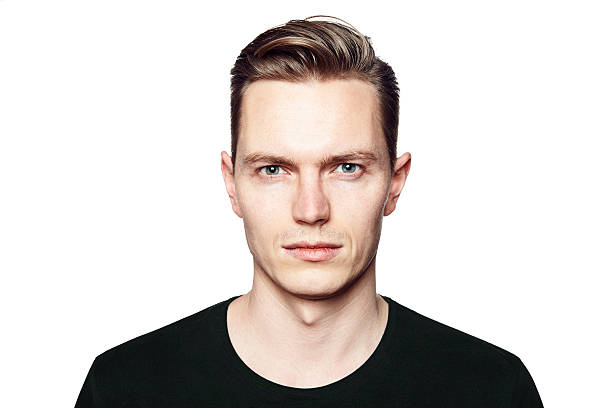
#> input picture photo1.jpg, 612 x 408 px
$ python main.py
#> lines starting #> are read from the running program, lines starting #| are printed output that depends on the picture
import cv2

face_cascade = cv2.CascadeClassifier('haarcascade_frontalface_default.xml')

image_paths = ['photo1.jpg', 'photo2.jpg']

for image_path in image_paths:
    img = cv2.imread(image_path)
#> img is the input picture: shape (408, 612, 3); mean B, G, R 205.8, 208.8, 214.9

    if img is None:
        print(f"Error: Could not load image {image_path}")
        continue

    height, width = img.shape[:2]
#> height = 408; width = 612
    ratio = width / height
#> ratio = 1.5
    height = 640
    width = height * ratio
#> width = 960
    resized = cv2.resize(img, (int(width), int(height)))

    gray = cv2.cvtColor(resized, cv2.COLOR_BGR2GRAY)
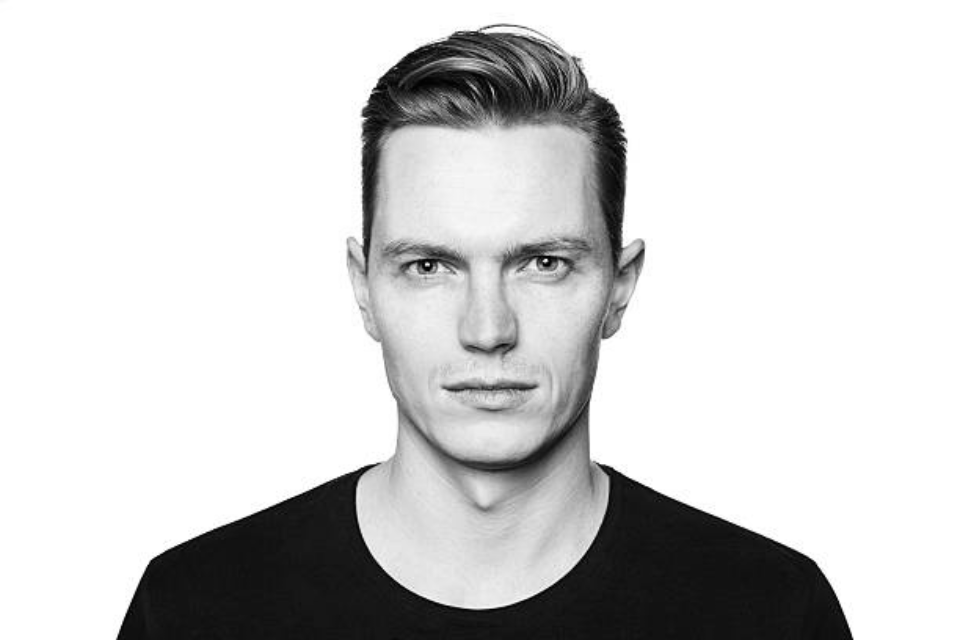
#> gray: shape (640, 960); min 0, max 255, mean 210.3

    #detects
    faces = face_cascade.detectMultiScale(gray, scaleFactor=1.1, minNeighbors=5, minSize=(30, 30))
#> faces = [[331, 141, 317, 317]]

    #draws rectangles around the found faces
    for (x, y, w, h) in faces:
        cv2.rectangle(resized, (x, y), (x+w, y+h), (255, 0, 0), 2)
#> this loop made 1 pass
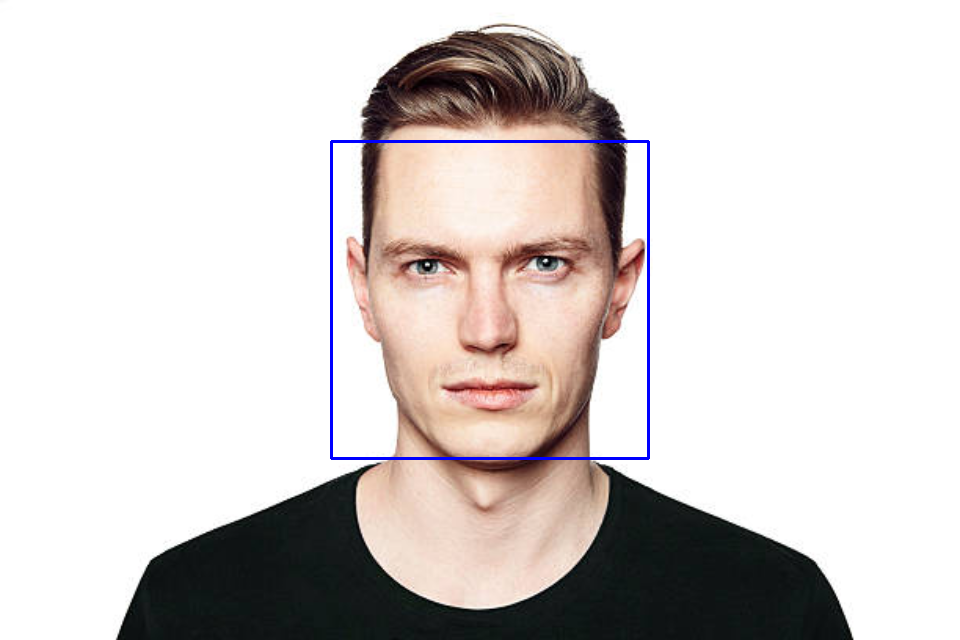
#> resized: shape (640, 960, 3); mean B, G, R 206, 207.5, 213.4

    cv2.imshow(f"Face Detection - {image_path}", resized)
    cv2.waitKey(0)
    cv2.destroyAllWindows()

cv2.destroyAllWindows()
